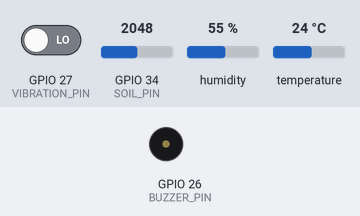
A sketch run on a simulated ESP32. Parts: buzzer (waves = sounding, pin HIGH). The test bench sets the inputs (shaded band); at power-on: GPIO 27 (VIBRATION_PIN) LOW, GPIO 34 (SOIL_PIN) = 2048, humidity 55 %, temperature 24 °C (analog values on the 0–4095 scale). WiFi joins after 1.5 s; servers stay silent unless stated; uploads are accepted with an empty reply; what the sketch prints to the serial monitor is not drawn.

Above: at 3.7 s.
3.8 s: GPIO 27 (VIBRATION_PIN) driven HIGH
At 8.1 s:
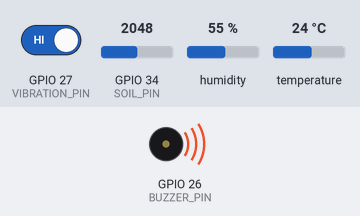
15.5 s: GPIO 27 (VIBRATION_PIN) driven LOW
At 22.3 s:
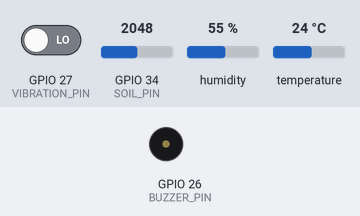
Timing chart, 0 to 23.8 s (numbered marks = the images above; inputs shaded):
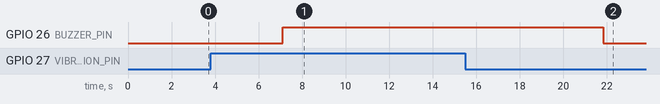

The sketch:

sketch_apr23a.ino
```cpp
#include <WiFi.h>
#include <WiFiClientSecure.h>
#include <HTTPClient.h>
#include <DHT.h>

// Ganti sesuai WiFi.
const char* WIFI_SSID = "TECNO POVA 7 5G";
const char* WIFI_PASSWORD = "201219[]Mycan";

// Ganti sesuai output start.sh di VPS.
const char* API_URL = "https://silong.iotukri.online/api/v1/readings";
const char* API_KEY = "vdhfehr7387ggjjhjdvdhhfjb00283267562eyghdsxbjhcgd627839483uywfgdvshcjdty12t734i3rwejhdbslkjou987r43uyesdihgctycghvjey3f6y4u3ig4ewgudsyt";

// Pin alat sesuai laporan UAS.
#define SOIL_PIN 34
#define VIBRATION_PIN 27
#define BUZZER_PIN 26

// Sensor suhu opsional. Ubah USE_DHT ke false jika tidak memasang DHT11/DHT22.
#define USE_DHT true
#define DHTPIN 4
#define DHTTYPE DHT11
DHT dht(DHTPIN, DHTTYPE);

// Kalibrasi soil capacitive. Sesuaikan dari hasil Serial Monitor.
const int SOIL_DRY_RAW = 3200;
const int SOIL_WET_RAW = 1200;

// Banyak modul SW-420 bernilai HIGH saat getaran aktif.
const int VIBRATION_ACTIVE_STATE = HIGH;
const int VIBRATION_MAX_RAW = 4;

const unsigned long TELEMETRY_INTERVAL_MS = 1000;
const unsigned long MIN_EVENT_SEND_GAP_MS = 250;
const unsigned long VIBRATION_SAMPLE_MS = 160;
const unsigned long VIBRATION_CONFIRM_MS = 3000;
const unsigned long VIBRATION_RESET_GRACE_MS = 450;
const unsigned long BUZZER_HOLD_MS = 6000;
const unsigned long DHT_INTERVAL_MS = 2500;
unsigned long lastSentAt = 0;
unsigned long buzzerHoldUntil = 0;
unsigned long vibrationStartedAt = 0;
unsigned long lastVibrationSeenAt = 0;
unsigned long lastDhtReadMs = 0;
bool lastSentBuzzer = false;
bool lastSentDanger = false;
int lastSentSoilMoisture = -1;
int lastSentVibrationLevel = -1;
float lastTemperature = NAN;
float lastHumidity = NAN;
WiFiClientSecure secureClient;

int clampInt(int value, int minValue, int maxValue) {
  if (value < minValue) return minValue;
  if (value > maxValue) return maxValue;
  return value;
}

int soilPercentFromRaw(int raw) {
  if (SOIL_DRY_RAW == SOIL_WET_RAW) {
    return 0;
  }

  int percent = map(raw, SOIL_DRY_RAW, SOIL_WET_RAW, 0, 100);
  return clampInt(percent, 0, 100);
}

int readVibrationRaw(bool* active) {
  unsigned long start = millis();
  int pulses = 0;
  int previousState = digitalRead(VIBRATION_PIN);

  while (millis() - start < VIBRATION_SAMPLE_MS) {
    int state = digitalRead(VIBRATION_PIN);
    if (state == VIBRATION_ACTIVE_STATE && previousState != VIBRATION_ACTIVE_STATE) {
      pulses++;
    }
    previousState = state;
    delay(2);
  }

  *active = pulses > 0 || digitalRead(VIBRATION_PIN) == VIBRATION_ACTIVE_STATE;
  return pulses;
}

int vibrationPercentFromRaw(int raw) {
  if (VIBRATION_MAX_RAW <= 0) {
    return 0;
  }

  int percent = map(raw, 0, VIBRATION_MAX_RAW, 0, 100);
  return clampInt(percent, 0, 100);
}

void connectWiFi() {
  if (WiFi.status() == WL_CONNECTED) {
    return;
  }

  WiFi.mode(WIFI_STA);
  WiFi.begin(WIFI_SSID, WIFI_PASSWORD);

  Serial.print("[WiFi] Connecting");
  while (WiFi.status() != WL_CONNECTED) {
    delay(500);
    Serial.print(".");
  }

  Serial.println();
  Serial.print("[WiFi] Connected, IP: ");
  Serial.println(WiFi.localIP());
}

bool postReading(
  int soilRaw,
  int soilMoisture,
  bool vibration,
  int vibrationLevel,
  int vibrationRaw,
  unsigned long vibrationDurationMs,
  bool buzzer,
  float temperature,
  float humidity
) {
  HTTPClient http;
  if (String(API_URL).startsWith("https://")) {
    http.begin(secureClient, API_URL);
  } else {
    http.begin(API_URL);
  }
  http.addHeader("Content-Type", "application/json");
  http.addHeader("x-api-key", API_KEY);

  String payload = "{";
  payload += "\"deviceId\":\"esp32-longsor-uas\",";
  payload += "\"soilRaw\":" + String(soilRaw) + ",";
  payload += "\"soilMoisture\":" + String(soilMoisture) + ",";
  payload += "\"vibration\":" + String(vibration ? "true" : "false") + ",";
  payload += "\"vibrationRaw\":" + String(vibrationRaw) + ",";
  payload += "\"vibrationLevel\":" + String(vibrationLevel) + ",";
  payload += "\"vibrationDurationMs\":" + String(vibrationDurationMs) + ",";
  payload += "\"buzzer\":" + String(buzzer ? "true" : "false");

  if (!isnan(temperature)) {
    payload += ",\"temperature\":" + String(temperature, 1);
  }
  if (!isnan(humidity)) {
    payload += ",\"humidity\":" + String(humidity, 1);
  }
  payload += "}";

  int code = http.POST(payload);
  String response = http.getString();
  http.end();

  Serial.print("[HTTP] code=");
  Serial.print(code);
  Serial.print(" payload=");
  Serial.println(payload);
  Serial.print("[HTTP] response=");
  Serial.println(response);

  return code >= 200 && code < 300;
}

void setup() {
  Serial.begin(115200);
  delay(1000);

  pinMode(VIBRATION_PIN, INPUT);
  pinMode(BUZZER_PIN, OUTPUT);
  digitalWrite(BUZZER_PIN, LOW);
  analogReadResolution(12);
  analogSetPinAttenuation(SOIL_PIN, ADC_11db);

  if (USE_DHT) {
    dht.begin();
  }

  secureClient.setInsecure();
  connectWiFi();
}

void loop() {
  connectWiFi();
  unsigned long now = millis();

  int soilRaw = analogRead(SOIL_PIN);
  int soilMoisture = soilPercentFromRaw(soilRaw);

  bool vibration = false;
  int vibrationRaw = readVibrationRaw(&vibration);
  int vibrationLevel = vibrationPercentFromRaw(vibrationRaw);

  if (USE_DHT && (lastDhtReadMs == 0 || now - lastDhtReadMs >= DHT_INTERVAL_MS)) {
    float temperatureRead = dht.readTemperature();
    float humidityRead = dht.readHumidity();
    if (!isnan(temperatureRead)) {
      lastTemperature = temperatureRead;
    }
    if (!isnan(humidityRead)) {
      lastHumidity = humidityRead;
    }
    lastDhtReadMs = now;
  }

  float temperature = lastTemperature;
  float humidity = lastHumidity;
  bool cold = !isnan(temperature) && temperature <= 24.0;
  bool wetSoil = soilMoisture >= 70;
  bool vibrationPresent = vibration || vibrationLevel >= 25;

  if (vibrationPresent) {
    lastVibrationSeenAt = now;
    if (vibrationStartedAt == 0) {
      vibrationStartedAt = now;
    }
  } else if (vibrationStartedAt != 0 && now - lastVibrationSeenAt > VIBRATION_RESET_GRACE_MS) {
    vibrationStartedAt = 0;
  }

  unsigned long vibrationDurationMs = vibrationStartedAt == 0 ? 0 : now - vibrationStartedAt;
  bool vibrationConfirmed = vibrationDurationMs >= VIBRATION_CONFIRM_MS;
  bool danger = vibrationConfirmed;

  if (danger) {
    buzzerHoldUntil = now + BUZZER_HOLD_MS;
  }

  bool buzzer = now < buzzerHoldUntil;
  digitalWrite(BUZZER_PIN, buzzer ? HIGH : LOW);

  bool telemetryDue = now - lastSentAt >= TELEMETRY_INTERVAL_MS;
  bool stateChanged = buzzer != lastSentBuzzer || danger != lastSentDanger;
  bool valueChanged = lastSentSoilMoisture < 0 ||
    abs(soilMoisture - lastSentSoilMoisture) >= 3 ||
    abs(vibrationLevel - lastSentVibrationLevel) >= 8;
  bool eventSendAllowed = now - lastSentAt >= MIN_EVENT_SEND_GAP_MS;
  bool shouldSend = telemetryDue || ((stateChanged || danger || valueChanged) && eventSendAllowed);

  if (!shouldSend) {
    delay(20);
    return;
  }

  bool sent = postReading(soilRaw, soilMoisture, vibration, vibrationLevel, vibrationRaw, vibrationDurationMs, buzzer, temperature, humidity);
  lastSentAt = millis();
  lastSentBuzzer = buzzer;
  lastSentDanger = danger;
  lastSentSoilMoisture = soilMoisture;
  lastSentVibrationLevel = vibrationLevel;
  Serial.println(sent ? "[SEND] ok" : "[SEND] failed");
}
```

Measured:
- after the input at 3.8 s, GPIO 26 (BUZZER_PIN): LOW → HIGH after 3.3 s
- after the input at 15.5 s, GPIO 26 (BUZZER_PIN): HIGH → LOW after 6.3 s
